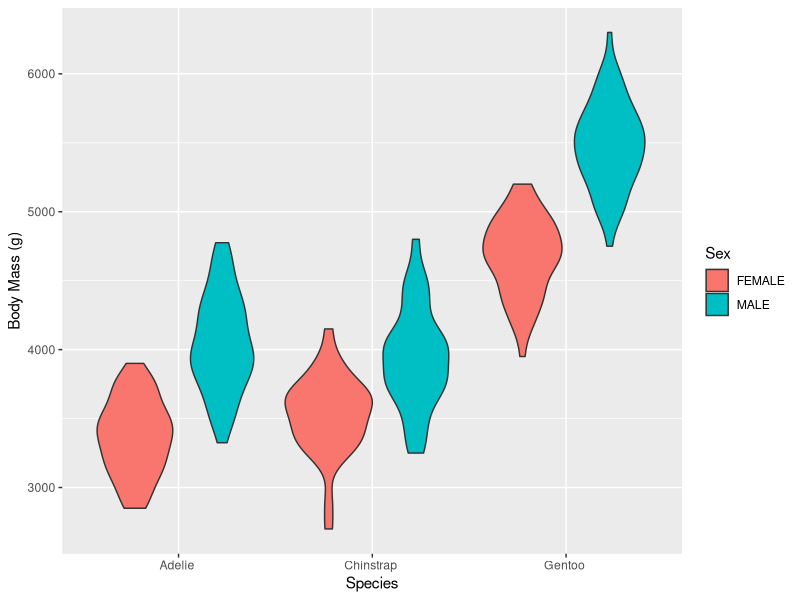
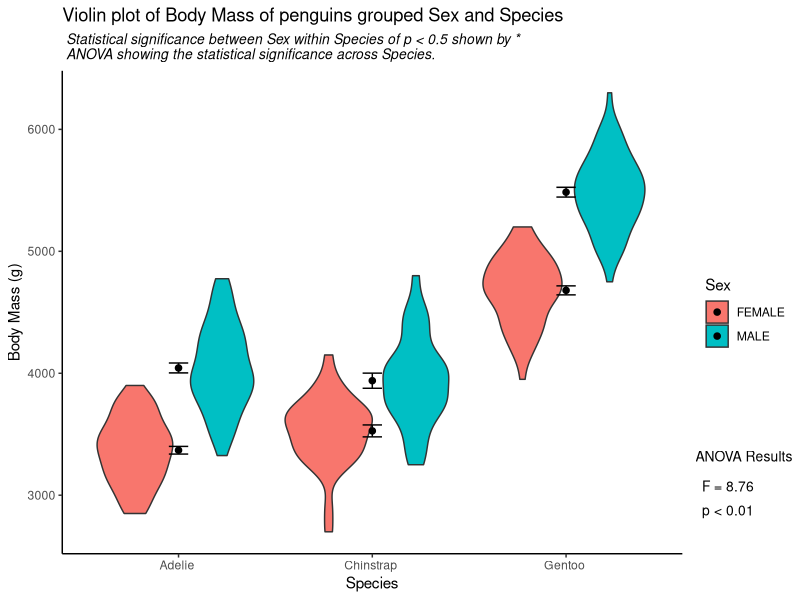
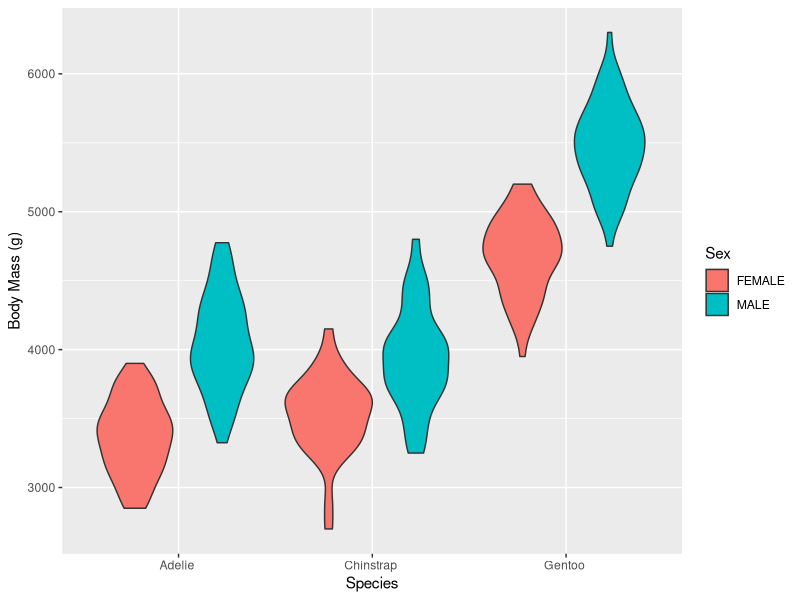
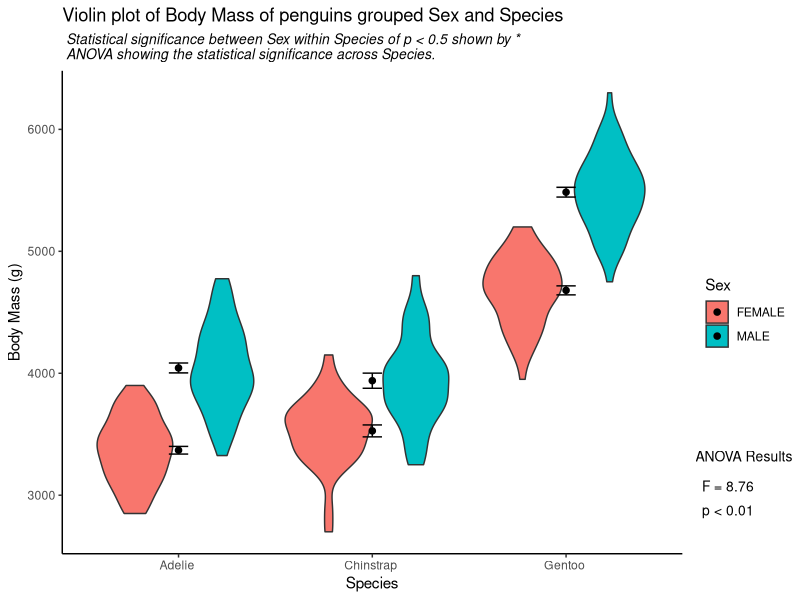

Write R code to recreate these figures, in order.
## ---- chunk 1

# Install Packages 
#install.packages(c("ggplot2", "palmerpenguins", "dplyr","ragg","tidyr"))

#Load Raw Input Data
library(palmerpenguins)

#file.create(c("figures")) #run if permissions are granted to create files - otherwise create a "figures" file.
InputData <- penguins_raw
head(InputData) 

## ---- chunk 2


#Clean Raw Data
library(dplyr)
library(tidyr)

CleanData <- InputData %>%
  select(all_of(c("Species","Body Mass (g)","Sex"))) %>%
  na.omit(InputData) %>%
  mutate(Species = replace(Species, Species == "Adelie Penguin (Pygoscelis adeliae)","Adelie penguin (Pygoscelis adeliae)")) %>%
  separate(col='Species', into=c('SpeciesCommon', 'SpeciesBinomial'), sep='penguin',convert = TRUE)
head(CleanData)

#Plots ExplanatoryFigure  
library(ggplot2)

ExplanatoryFigure <- ggplot(CleanData, aes(x=SpeciesCommon, y=`Body Mass (g)`, fill=Sex)) +
  geom_violin() +
  labs(x = "Species")


#Saves ExplanatoryFigure as png
library(ragg)

agg_png("figures/ExplanatoryFigure.png", 
        width = 40, 
        height = 30, 
        units = "cm", 
        res = 600, 
        scaling = 3.6)
ExplanatoryFigure
dev.off()
ExplanatoryFigure

## ---- chunk 3

#T-test to compare signifcance between Sex within each Species 
t_testResults <- CleanData %>%
  group_by(SpeciesBinomial) %>%
  summarise(ResultSummary = list(t.test(`Body Mass (g)` ~ Sex)))
mutate(t_testResults, p.value = c(t_testResults$ResultSummary[[1]]$p.value, t_testResults$ResultSummary[[2]]$p.value, t_testResults$ResultSummary[[3]]$p.value))

model <- lm(`Body Mass (g)` ~ Sex * SpeciesBinomial, data = CleanData)
anova_table <- anova(model)
anova_table
anova_p_value <- anova_table[["Pr(>F)"]][3]
anova_F_stat <-  anova_table[["F value"]][3] 

## ---- chunk 4

# Plots reuslts figure adding data from t-test aswell as making the explanatory figure readable for an audience. 
library(grid)

ResultsFigure <- ExplanatoryFigure +
  stat_summary(fun = mean, geom = "point", shape = 20, size = 3) +
  stat_summary(fun.data = mean_se, geom = "errorbar", width = 0.1) +
  annotate("text", x = 1, y = 6500,
           label = ifelse(t_testResults$p.value[1] < 0.05, "*", ""),
           color = "red",size = 7) +
  annotate("text", x = 2, y = 6500,
           label = ifelse(t_testResults$p.value[2] < 0.05, "*", ""),
           color = "red",size = 7) +
  annotate("text", x = 3, y = 6500,
           label = ifelse(t_testResults$p.value[3] < 0.05, "*", ""),
           color = "red",size = 7)+
  ggtitle("Violin plot of Body Mass of penguins grouped Sex and Species") +
  labs(subtitle = " Statistical significance between Sex within Species of p < 0.5 shown by * \n ANOVA showing the statistical significance across Species.") +
  theme_classic()+
  theme(plot.subtitle = element_text(
      size = 10,
      face = "italic"))
add_ANOVA <- function(figure) { 
  grid.newpage()
  grid.draw(figure)
  grid.text(label = paste("ANOVA Results"), 
          x = unit(0.93, "npc"), y = unit(0.24, "npc"), just = "center", gp = gpar(fontsize = 10))
  grid.text(label = paste("F =", round(anova_F_stat, 2)),
          x = unit(0.91, "npc"), y = unit(0.19, "npc"), just = "center", gp = gpar(fontsize = 10))
  grid.text(label = ifelse(anova_p_value < 0.01, "p < 0.01", ""),
          x = unit(0.91, "npc"), y = unit(0.15, "npc"), just = "center", gp = gpar(fontsize = 10))
}
add_ANOVA(ResultsFigure)

# Adding data from anova to Results Figure and saves figure as .png
agg_png("figures/ResultsFigure.png", 
        width = 9, height = 5, units = "cm", 
        res = 600, scaling = 0.46)
add_ANOVA(ResultsFigure)
dev.off()
